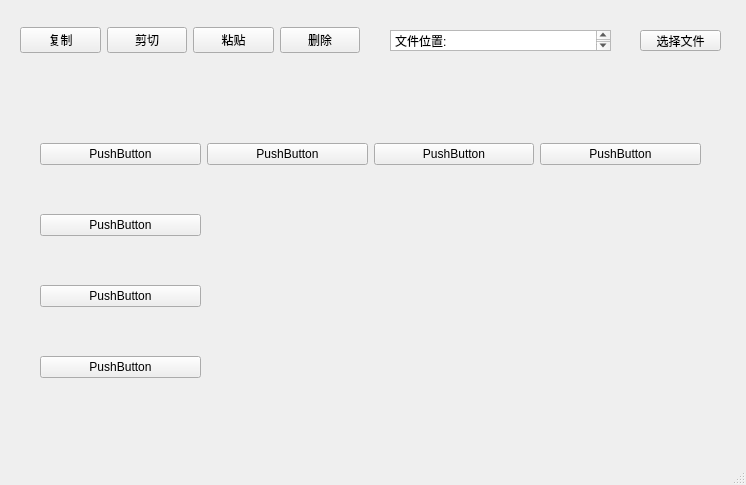
<?xml version="1.0" encoding="UTF-8"?>
<ui version="4.0">
 <class>MainWindow</class>
 <widget class="QMainWindow" name="MainWindow">
  <property name="geometry">
   <rect>
    <x>0</x>
    <y>0</y>
    <width>746</width>
    <height>485</height>
   </rect>
  </property>
  <property name="windowTitle">
   <string>MainWindow</string>
  </property>
  <widget class="QWidget" name="centralwidget">
   <widget class="QWidget" name="horizontalLayoutWidget">
    <property name="geometry">
     <rect>
      <x>20</x>
      <y>10</y>
      <width>340</width>
      <height>61</height>
     </rect>
    </property>
    <layout class="QHBoxLayout" name="horizontalLayout">
     <item>
      <widget class="QPushButton" name="copyBtn">
       <property name="text">
        <string>复制</string>
       </property>
      </widget>
     </item>
     <item>
      <widget class="QPushButton" name="cutBtn">
       <property name="text">
        <string>剪切</string>
       </property>
      </widget>
     </item>
     <item>
      <widget class="QPushButton" name="pasteBtn">
       <property name="text">
        <string>粘贴</string>
       </property>
      </widget>
     </item>
     <item>
      <widget class="QPushButton" name="deleteBtn">
       <property name="text">
        <string>删除</string>
       </property>
      </widget>
     </item>
    </layout>
   </widget>
   <widget class="QTextBrowser" name="textBrowser">
    <property name="geometry">
     <rect>
      <x>390</x>
      <y>30</y>
      <width>221</width>
      <height>21</height>
     </rect>
    </property>
    <property name="html">
     <string>&lt;!DOCTYPE HTML PUBLIC &quot;-//W3C//DTD HTML 4.0//EN&quot; &quot;http://www.w3.org/TR/REC-html40/strict.dtd&quot;&gt;
&lt;html&gt;&lt;head&gt;&lt;meta name=&quot;qrichtext&quot; content=&quot;1&quot; /&gt;&lt;meta charset=&quot;utf-8&quot; /&gt;&lt;style type=&quot;text/css&quot;&gt;
p, li { white-space: pre-wrap; }
hr { height: 1px; border-width: 0; }
li.unchecked::marker { content: &quot;\2610&quot;; }
li.checked::marker { content: &quot;\2612&quot;; }
&lt;/style&gt;&lt;/head&gt;&lt;body style=&quot; font-family:'Microsoft YaHei UI'; font-size:9pt; font-weight:400; font-style:normal;&quot;&gt;
&lt;p style=&quot; margin-top:0px; margin-bottom:0px; margin-left:0px; margin-right:0px; -qt-block-indent:0; text-indent:0px;&quot;&gt;&lt;span style=&quot; font-family:'SimSun';&quot;&gt;文件位置: &lt;/span&gt;&lt;/p&gt;&lt;/body&gt;&lt;/html&gt;</string>
    </property>
   </widget>
   <widget class="QPushButton" name="selectBtn">
    <property name="geometry">
     <rect>
      <x>640</x>
      <y>30</y>
      <width>81</width>
      <height>21</height>
     </rect>
    </property>
    <property name="text">
     <string>选择文件</string>
    </property>
   </widget>
   <widget class="QWidget" name="widget" native="true">
    <property name="geometry">
     <rect>
      <x>40</x>
      <y>100</y>
      <width>661</width>
      <height>321</height>
     </rect>
    </property>
    <widget class="QWidget" name="gridLayoutWidget">
     <property name="geometry">
      <rect>
       <x>0</x>
       <y>0</y>
       <width>661</width>
       <height>321</height>
      </rect>
     </property>
     <layout class="QGridLayout" name="gridLayout">
      <property name="leftMargin">
       <number>0</number>
      </property>
      <item row="0" column="2">
       <widget class="QPushButton" name="pushButton_6">
        <property name="text">
         <string>PushButton</string>
        </property>
       </widget>
      </item>
      <item row="0" column="0">
       <widget class="QPushButton" name="pushButton">
        <property name="text">
         <string>PushButton</string>
        </property>
       </widget>
      </item>
      <item row="0" column="1">
       <widget class="QPushButton" name="pushButton_5">
        <property name="text">
         <string>PushButton</string>
        </property>
       </widget>
      </item>
      <item row="2" column="0">
       <widget class="QPushButton" name="pushButton_3">
        <property name="text">
         <string>PushButton</string>
        </property>
       </widget>
      </item>
      <item row="1" column="0">
       <widget class="QPushButton" name="pushButton_4">
        <property name="text">
         <string>PushButton</string>
        </property>
       </widget>
      </item>
      <item row="3" column="0">
       <widget class="QPushButton" name="pushButton_2">
        <property name="text">
         <string>PushButton</string>
        </property>
       </widget>
      </item>
      <item row="0" column="3">
       <widget class="QPushButton" name="pushButton_7">
        <property name="text">
         <string>PushButton</string>
        </property>
       </widget>
      </item>
     </layout>
    </widget>
   </widget>
  </widget>
  <widget class="QMenuBar" name="menubar">
   <property name="geometry">
    <rect>
     <x>0</x>
     <y>0</y>
     <width>746</width>
     <height>20</height>
    </rect>
   </property>
  </widget>
  <widget class="QStatusBar" name="statusbar"/>
 </widget>
 <resources/>
 <connections/>
</ui>
